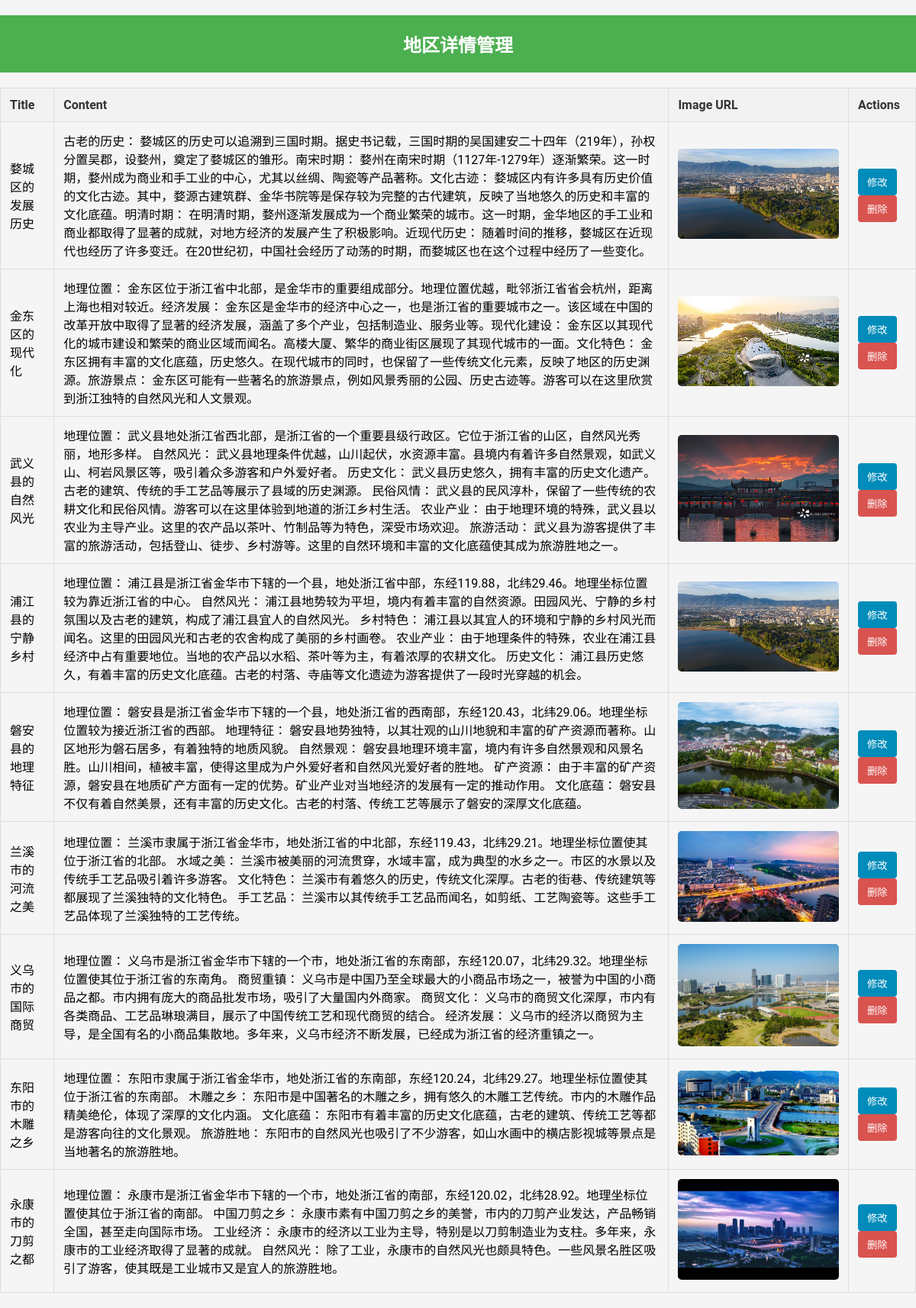
The app's page /ternaiml/ternaiml_manger/place_detail.php with its own data.
### tables this page shows
CREATE TABLE `region_introductions` (
  `introduction_id` int(11) NOT NULL,
  `region_id` int(11) DEFAULT NULL,
  `title` varchar(255) DEFAULT NULL,
  `content` text
);

### ternaiml/ternaiml_manger/place_detail.php (the view, shortened to what this page needs)
<?php
require "config.php";
$introductionData = [];
$introductionQuery = "SELECT introduction_id, region_id, title, content FROM region_introductions";
$introductionResult = $conn->query($introductionQuery);
while ($introduction = $introductionResult->fetch_assoc()) {
    $regionId = $introduction['region_id'];
    $imageQuery = "SELECT image_url FROM region_images WHERE region_id = $regionId";
    $imageResult = $conn->query($imageQuery);
    $imageData = $imageResult->fetch_assoc();
    $imageUrl = $imageData ? $imageData['image_url'] : '';
    $introductionData[] = [
        'introduction_id' => $introduction['introduction_id'],
        'region_id' => $regionId,
        'title' => htmlspecialchars($introduction['title']),
        'content' => htmlspecialchars($introduction['content']),
        'image_url' => $imageUrl
    ];
}
?>
<!DOCTYPE html>
<html lang="en">
<head>
    <link rel="stylesheet" href="./css/place_detail.css">
</head>
<body>
    <h2>地区详情管理</h2>
    <table border="1">
        <tr>
            <th>Title</th>
            <th>Content</th>
            <th>Image URL</th>
            <th>Actions</th>
        </tr>
        <?php foreach ($introductionData as $data) : ?>
            <tr>
                <td contenteditable="false"><?= $data['title'] ?></td>
                <td contenteditable="false"><?= $data['content'] ?></td>
                <td><img src="../<?= $data['image_url'] ?>" alt=""></td>
                <td>
                    <button class="edit-btn" onclick="editIntroduction(this)" data-original-title="<?= $data['title'] ?>" data-original-content="<?= $data['content'] ?>" data-introduction-id="<?= $data['introduction_id'] ?>">修改</button>
                    <button class="delete-btn" onclick="confirmDelete(this)">删除</button>
                </td>
            </tr>
        <?php endforeach; ?>
    </table>
</body>
</html>

### ternaiml/ternaiml_manger/css/place_detail.css (style rules this page uses)
body { font-family: 'Roboto', sans-serif; background-color: #f5f5f5; margin: 0; }
table { width: 100%; border-collapse: collapse; margin: 20px 0; }
h2 { color: #333; text-align: center; padding: 20px; background-color: #4CAF50; color: white; }
th, td { border: 1px solid #ddd; padding: 12px; text-align: left; }
th { background-color: #f2f2f2; color: #333; }
img { max-width: 100%; height: auto; border-radius: 5px; }
button.edit-btn, button.delete-btn, button.save-btn, button.confirm-delete-btn { padding: 8px 12px; margin-right: 5px; cursor: pointer; border: none; border-radius: 4px; }
button.edit-btn, button.save-btn { background-color: #008CBA; color: #fff; }
button.delete-btn, button.confirm-delete-btn { background-color: #d9534f; color: #fff; }

### records on screen
region_introductions: title "婺城区的发展历史", content "古老的历史： 婺城区的历史可以追溯到三国时期。据史书记载，三国时期的吴国建安二十四年（219年），孙权分置吴郡，设婺州，奠定了婺城区的雏形。南宋时期： 婺州在南宋时期（1127年-1279年）逐渐繁荣。这一时期，婺州成为商业和手工业的中心，尤其以丝绸、陶瓷等产品著称。文化古迹： 婺城区内有许多具有历史价值的文化古迹。其中，婺源古建筑群、金华书院等是保存较为完整的古代建筑，反映了当地悠久的历史和丰富的文化底蕴。明清时期： 在明清时期，婺州逐渐发展成为一个商业繁荣的城市。这一时期，金华地区的手工业和商业都取得了显著的成就，对地方经济的发展产生了积极影响。近现代历史： 随着时间的推移，婺城区在近现代也经历了许多变迁。在20世纪初，中国社会经历了动荡的时期，而婺城区也在这个过程中经历了一些变化。"
region_introductions: title "金东区的现代化", content "地理位置： 金东区位于浙江省中北部，是金华市的重要组成部分。地理位置优越，毗邻浙江省省会杭州，距离上海也相对较近。经济发展： 金东区是金华市的经济中心之一，也是浙江省的重要城市之一。该区域在中国的改革开放中取得了显著的经济发展，涵盖了多个产业，包括制造业、服务业等。现代化建设： 金东区以其现代化的城市建设和繁荣的商业区域而闻名。高楼大厦、繁华的商业街区展现了其现代城市的一面。文化特色： 金东区拥有丰富的文化底蕴，历史悠久。在现代城市的同时，也保留了一些传统文化元素，反映了地区的历史渊源。旅游景点： 金东区可能有一些著名的旅游景点，例如风景秀丽的公园、历史古迹等。游客可以在这里欣赏到浙江独特的自然风光和人文景观。", shows a picture
region_introductions: title "武义县的自然风光", content "地理位置： 武义县地处浙江省西北部，是浙江省的一个重要县级行政区。它位于浙江省的山区，自然风光秀丽，地形多样。 自然风光： 武义县地理条件优越，山川起伏，水资源丰富。县境内有着许多自然景观，如武义山、柯岩风景区等，吸引着众多游客和户外爱好者。 历史文化： 武义县历史悠久，拥有丰富的历史文化遗产。古老的建筑、传统的手工艺品等展示了县域的历史渊源。 民俗风情： 武义县的民风淳朴，保留了一些传统的农耕文化和民俗风情。游客可以在这里体验到地道的浙江乡村生活。 农业产业： 由于地理环境的特殊，武义县以农业为主导产业。这里的农产品以茶叶、竹制品等为特色，深受市场欢迎。 旅游活动： 武义县为游客提供了丰富的旅游活动，包括登山、徒步、乡村游等。这里的自然环境和丰富的文化底蕴使其成为旅游胜地之一。", shows a picture
region_introductions: title "浦江县的宁静乡村", content "地理位置： 浦江县是浙江省金华市下辖的一个县，地处浙江省中部，东经119.88，北纬29.46。地理坐标位置较为靠近浙江省的中心。 自然风光： 浦江县地势较为平坦，境内有着丰富的自然资源。田园风光、宁静的乡村氛围以及古老的建筑，构成了浦江县宜人的自然风光。 乡村特色： 浦江县以其宜人的环境和宁静的乡村风光而闻名。这里的田园风光和古老的农舍构成了美丽的乡村画卷。 农业产业： 由于地理条件的特殊，农业在浦江县经济中占有重要地位。当地的农产品以水稻、茶叶等为主，有着浓厚的农耕文化。 历史文化： 浦江县历史悠久，有着丰富的历史文化底蕴。古老的村落、寺庙等文化遗迹为游客提供了一段时光穿越的机会。"
region_introductions: title "磐安县的地理特征", content "地理位置： 磐安县是浙江省金华市下辖的一个县，地处浙江省的西南部，东经120.43，北纬29.06。地理坐标位置较为接近浙江省的西部。 地理特征： 磐安县地势独特，以其壮观的山川地貌和丰富的矿产资源而著称。山区地形为磐石居多，有着独特的地质风貌。 自然景观： 磐安县地理环境丰富，境内有许多自然景观和风景名胜。山川相间，植被丰富，使得这里成为户外爱好者和自然风光爱好者的胜地。 矿产资源： 由于丰富的矿产资源，磐安县在地质矿产方面有一定的优势。矿业产业对当地经济的发展有一定的推动作用。 文化底蕴： 磐安县不仅有着自然美景，还有丰富的历史文化。古老的村落、传统工艺等展示了磐安的深厚文化底蕴。", shows a picture
region_introductions: title "兰溪市的河流之美", content "地理位置： 兰溪市隶属于浙江省金华市，地处浙江省的中北部，东经119.43，北纬29.21。地理坐标位置使其位于浙江省的北部。 水域之美： 兰溪市被美丽的河流贯穿，水域丰富，成为典型的水乡之一。市区的水景以及传统手工艺品吸引着许多游客。 文化特色： 兰溪市有着悠久的历史，传统文化深厚。古老的街巷、传统建筑等都展现了兰溪独特的文化特色。 手工艺品： 兰溪市以其传统手工艺品而闻名，如剪纸、工艺陶瓷等。这些手工艺品体现了兰溪独特的工艺传统。", shows a picture
region_introductions: title "义乌市的国际商贸", content "地理位置： 义乌市是浙江省金华市下辖的一个市，地处浙江省的东南部，东经120.07，北纬29.32。地理坐标位置使其位于浙江省的东南角。 商贸重镇： 义乌市是中国乃至全球最大的小商品市场之一，被誉为中国的小商品之都。市内拥有庞大的商品批发市场，吸引了大量国内外商家。 商贸文化： 义乌市的商贸文化深厚，市内有各类商品、工艺品琳琅满目，展示了中国传统工艺和现代商贸的结合。 经济发展： 义乌市的经济以商贸为主导，是全国有名的小商品集散地。多年来，义乌市经济不断发展，已经成为浙江省的经济重镇之一。", shows a picture
region_introductions: title "东阳市的木雕之乡", content "地理位置： 东阳市隶属于浙江省金华市，地处浙江省的东南部，东经120.24，北纬29.27。地理坐标位置使其位于浙江省的东南部。 木雕之乡： 东阳市是中国著名的木雕之乡，拥有悠久的木雕工艺传统。市内的木雕作品精美绝伦，体现了深厚的文化内涵。 文化底蕴： 东阳市有着丰富的历史文化底蕴，古老的建筑、传统工艺等都是游客向往的文化景观。 旅游胜地： 东阳市的自然风光也吸引了不少游客，如山水画中的横店影视城等景点是当地著名的旅游胜地。", shows a picture
region_introductions: title "永康市的刀剪之都", content "地理位置： 永康市是浙江省金华市下辖的一个市，地处浙江省的南部，东经120.02，北纬28.92。地理坐标位置使其位于浙江省的南部。 中国刀剪之乡： 永康市素有中国刀剪之乡的美誉，市内的刀剪产业发达，产品畅销全国，甚至走向国际市场。 工业经济： 永康市的经济以工业为主导，特别是以刀剪制造业为支柱。多年来，永康市的工业经济取得了显著的成就。 自然风光： 除了工业，永康市的自然风光也颇具特色。一些风景名胜区吸引了游客，使其既是工业城市又是宜人的旅游胜地。", shows a picture
